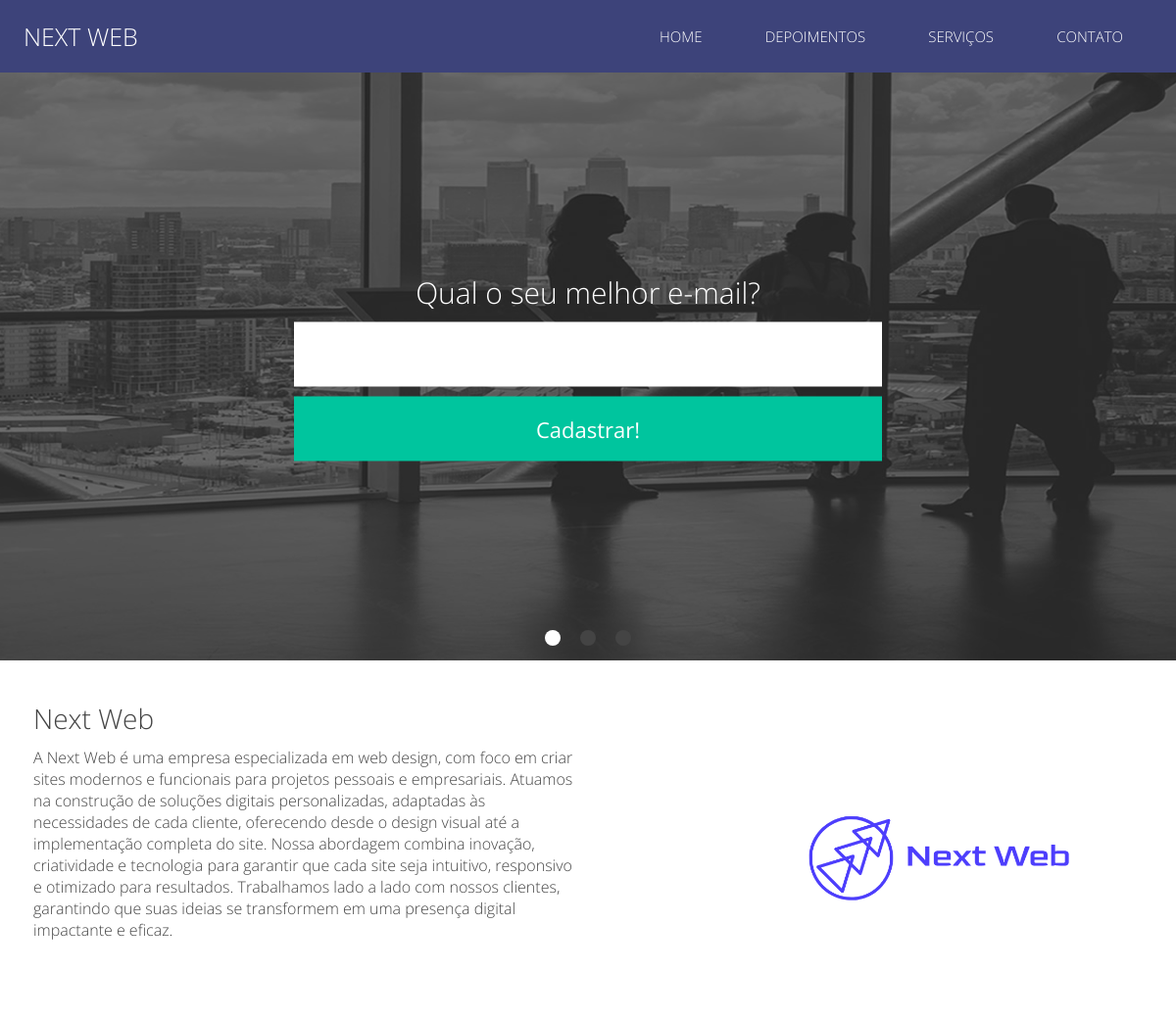
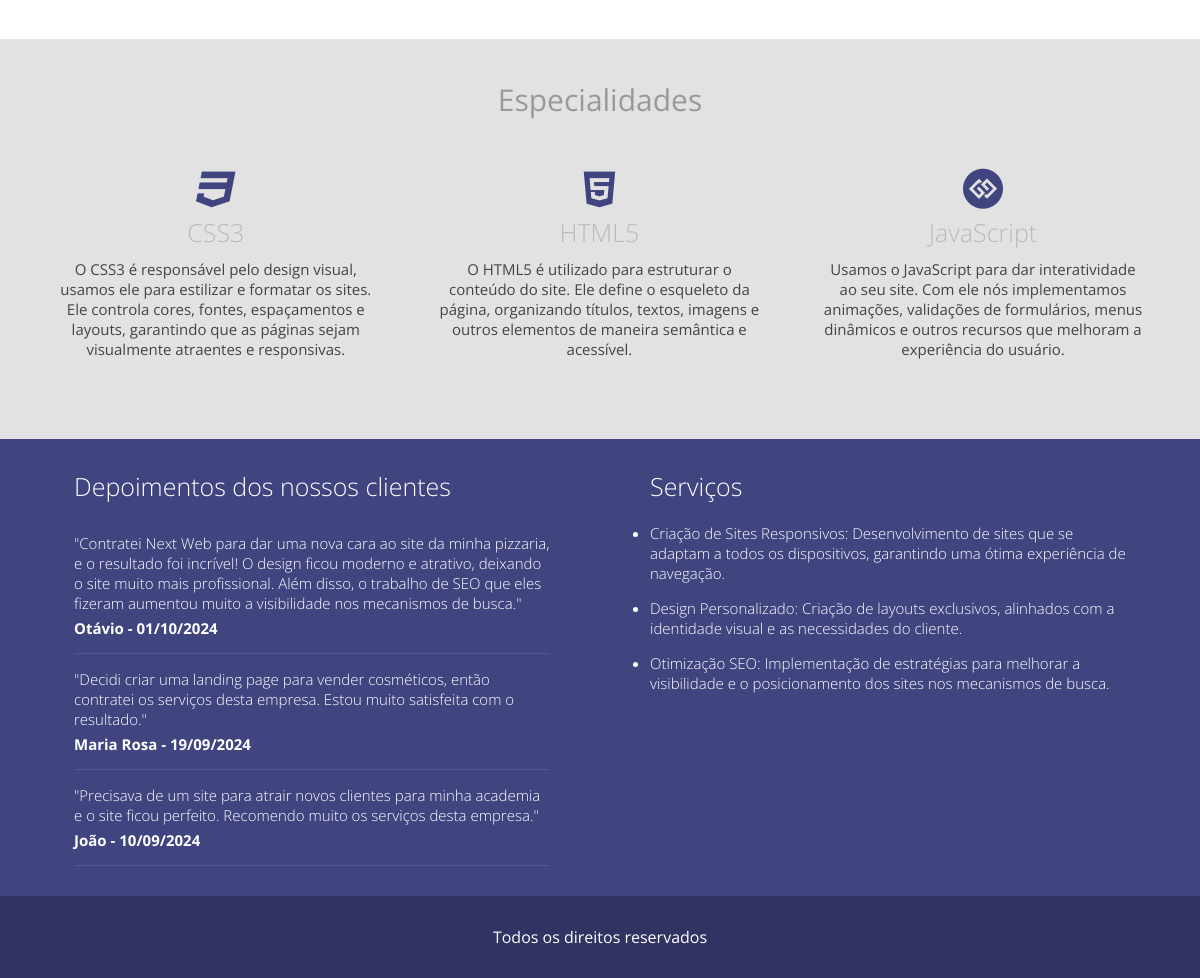
The page / on the database its author committed (2 pictures, top to bottom).
### classes/MySql.php (called while the page is built)
<?php
	class MySql{
		private static $pdo;
		public static function conectar(){
			if(self::$pdo == null){
				try{
				self::$pdo = new PDO('mysql:host='.HOST.';dbname='.DATABASE,USER,PASSWORD,array(PDO::MYSQL_ATTR_INIT_COMMAND => "SET NAMES utf8"));
				self::$pdo->setAttribute(PDO::ATTR_ERRMODE,PDO::ERRMODE_EXCEPTION);
				}catch(Exception $e){
					echo '<h2>Erro ao conectar</h2>';
				}
			}
			return self::$pdo;
		}
	}
?>

### pages/home.php (the view, shortened to what this page needs)
<section class="banner-container">
		<div class="center">
		<form method="post">
			<h2>Qual o seu melhor e-mail?</h2>
			<input type="email" name="email" required />
			<input type="submit" name="acao" value="Cadastrar!">
		</form>
		</div>
		<div class="bullets"></div>
</section>
	<section class="descricao-autor">
		<div class="center">
		<div class="w50 left">
			<h2><?php echo $infoSite['nome_autor']; ?></h2>
			<p><?php echo $infoSite['descricao']; ?></p>
		</div>
		<div class="w50 left">
			<img class="right" src="<?php echo INCLUDE_PATH; ?>images/Next_Web.png" />
		</div>
		</div>
	</section>
	<section class="especialidades">
		<div class="center">
			<h2 class="title">Especialidades</h2>
			<div class="w33 left box-especialidade">
					<h3><i class="<?php echo $infoSite['icone1']; ?>" aria-hidden="true"></i></h3>
					<h4>CSS3</h4>
					<p><?php echo $infoSite['descricao1']; ?></p>
			</div>
			<div class="w33 left box-especialidade">
				<h3><i class="<?php echo $infoSite['icone2']; ?>" aria-hidden="true"></i></h3>
				<h4>HTML5</h4>
				<p><?php echo $infoSite['descricao2']; ?></p>
			</div>
			<div class="w33 left box-especialidade">
				<h3><i class="<?php echo $infoSite['icone3']; ?>" aria-hidden="true"></i></h3>
				<h4>JavaScript</h4>
				<p><?php echo $infoSite['descricao3']; ?></p>
			</div>
		</div>
	</section>
	<section class="extras">
		<div class="center">
			<div id="depoimentos" class="w50 left depoimentos-container">
				<h2 class="title">Depoimentos dos nossos clientes</h2>
				<?php
					$sql = MySql::conectar()->prepare("SELECT * FROM `tb_site.depoimentos` ORDER BY order_id ASC LIMIT 3");
					$sql->execute();
					$depoimentos = $sql->fetchAll();
					foreach ($depoimentos as $key => $value) {
				?>
				<div class="depoimento-single">
					<p class="depoimento-descricao">"<?php echo $value['depoimento']; ?>"</p>
					<p class="nome-autor"><?php echo $value['nome']; ?> - <?php echo $value['data']; ?></p>
				</div>
				<?php } ?>
			</div>
			<div id="servicos" class="w50 left servicos-container">
				<h2 class="title">Serviços</h2>
				<div class="servicos">
				<ul>
					<?php
					$sql = MySql::conectar()->prepare("SELECT * FROM `tb_site.servicos` ORDER BY order_id ASC LIMIT 3");
					$sql->execute();
					$servicos = $sql->fetchAll();
					foreach ($servicos as $key => $value) {
					?>
					<li><?php echo $value['servico']; ?></li>
					<?php } ?>
				</ul>
				</div>
			</div>
		</div>
	</section>

### index.php (shortened to what this page needs)
<?php
	$infoSite = MySql::conectar()->prepare("SELECT * FROM `tb_site.config`");
	$infoSite->execute();
	$infoSite = $infoSite->fetch();
?>
<!DOCTYPE html>
<html>
<head>
	<link rel="stylesheet" href="<?php echo INCLUDE_PATH; ?>estilo/font-awesome.min.css">
	<link href="<?php echo INCLUDE_PATH; ?>estilo/style.css" rel="stylesheet" />
</head>
<body>
	<?php
		$url = isset($_GET['url']) ? $_GET['url'] : 'home';
	?>
	<header>
		<div class="center">
			<div class="logo left"><a href="/">Next Web</a></div>
			<nav class="desktop right">
				<ul>
					<li><a href="<?php echo INCLUDE_PATH; ?>">Home</a></li>
					<li><a href="<?php echo INCLUDE_PATH; ?>depoimentos">Depoimentos</a></li>
					<li><a href="<?php echo INCLUDE_PATH; ?>servicos">Serviços</a></li>
					<li><a realtime="contato" href="<?php echo INCLUDE_PATH; ?>contato">Contato</a></li>
				</ul>
			</nav>
		</div>
	</header>
	<div class="container-principal">
	<?php
		if(file_exists('pages/'.$url.'.php')){
			include('pages/'.$url.'.php');
		}
	?>
	</div>
	<footer <?php if(isset($pagina404) && $pagina404 == true) echo 'class="fixed"'; ?>>
		<div class="center">
			<p>Todos os direitos reservados</p>
		</div>
	</footer>
</body>
</html>

### estilo/style.css (style rules this page uses)
* { margin: 0; padding: 0; box-sizing: border-box; font-family: "Open Sans"; }
input { border-radius: 0; appearance: none; }
html,body { height: 100%; }
input { border:0; }
img { width: 100%; max-width: 400px; }
.center { max-width: 1280px; padding:0 2%; margin:0 auto; }
.w33 { width: 33.3%; padding: 0 10px; }
.w50 { padding:0 10px; width: 50%; }
.left { float: left; }
.right { float: right; }
header { padding:20px 0; background: #3D437A; }
header .logo { font-size: 25px; font-weight: 300; text-transform: uppercase; }
.logo a { text-decoration: none; color: white; }
nav.desktop ul { position: relative; top:6px; list-style-type: none; }
nav.desktop li { font-weight: 300; font-size: 15px; padding:0 30px; text-transform: uppercase; display: inline-block; }
nav.desktop a { color: white; text-decoration: none; }
section.banner-container { width: 100%; height: 600px; position: relative; }
section.banner-container form { width: 93%; max-width: 600px; z-index: 3; position: absolute; left: 50%; top:50%; transform:translate(-50%,-50%); -ms-transform:translate(-50%,-50%); }
section.banner-container form h2 { color: white; font-weight: 300; font-size: 30px; text-align: center; }
section.banner-container form input[type=email] { width: 100%; height: 66px; margin-top:10px; background: white; color: #333; font-size: 22px; padding-left: 10px; }
section.banner-container form input[type=submit] { width: 100%; height: 66px; margin-top:10px; background: #00C59E; color: white; cursor: pointer; font-size: 22px; border: 0; }
section.descricao-autor { padding:40px 0; }
section.descricao-autor h2 { font-size: 28px; font-weight: 300; color: #444; }
section.descricao-autor p { font-size: 16px; color: #444; font-weight: 300; margin-top:10px; }
section.especialidades { padding: 40px 0; background: #E2E2E2; }
section.especialidades h2.title { font-size: 30px; text-align: center; font-weight: 400; color: #999; }
.box-especialidade { margin:40px 0; padding: 0 30px; text-align: center; }
.box-especialidade h3 { color: #404580; font-size: 40px; }
.box-especialidade h4 { font-weight: 300; font-size: 25px; color: #BABABA; }
.box-especialidade p { color: #444; font-size: 15px; margin-top: 10px; }
section.extras { padding: 30px 0; background: #404580; }
.servicos-container,.depoimentos-container { padding: 0 50px; }
section.extras .title { color: white; font-weight: 300; font-size: 25px; margin-bottom: 15px; }
.depoimento-single { padding:15px 0; border-bottom: 1px solid #5056A0; }
p.depoimento-descricao { font-size: 15px; color: white; font-weight: 300; }
p.nome-autor { font-size: 15px; color: white; margin-top:5px; font-weight:bold; }
.servicos ul { margin:20px 0; }
.servicos li { margin-bottom: 15px; font-size: 15px; color: white; font-weight: 300; }
footer { background: #313462; padding: 30px 0; }
footer p { color: white; text-align: center; font-weight:400; font-size: 16px; }
body { overflow-x: hidden; }
.bullets { position: absolute; bottom: 10px; left: 50%; transform: translateX(-50%); z-index: 5; }

### rows shown on the page
tb_site.config: nome_autor "Next Web", descricao "A Next Web é uma empresa especializada em web design, com foco em criar sites modernos e funcionais para projetos pessoais e empresariais. Atuamos na construção de soluções digitais personalizadas, adaptadas às necessidades de cada cliente, oferecendo desde o design visual até a implementação completa do site. Nossa abordagem combina inovação, criatividade e tecnologia para garantir que cada site seja intuitivo, responsivo e otimizado para resultados. Trabalhamos lado a lado com nossos clientes, garantindo que suas ideias se transformem em uma presença digital impactante e eficaz.", descricao1 "O CSS3 é responsável pelo design visual, usamos ele para estilizar e formatar os sites. Ele controla cores, fontes, espaçamentos e layouts, garantindo que as páginas sejam visualmente atraentes e responsivas.", descricao2 "O HTML5 é utilizado para estruturar o conteúdo do site. Ele define o esqueleto da página, organizando títulos, textos, imagens e outros elementos de maneira semântica e acessível.", descricao3 "Usamos o JavaScript para dar interatividade ao seu site. Com ele nós implementamos animações, validações de formulários, menus dinâmicos e outros recursos que melhoram a experiência do usuário."
tb_site.depoimentos: depoimento "Contratei Next Web para dar uma nova cara ao site da minha pizzaria, e o resultado foi incrível! O design ficou moderno e atrativo, deixando o site muito mais profissional. Além disso, o trabalho de SEO que eles fizeram aumentou muito a visibilidade nos mecanismos de busca.", nome "Otávio", data "01/10/2024"
tb_site.depoimentos: depoimento "Decidi criar uma landing page para vender cosméticos, então contratei os serviços desta empresa. Estou muito satisfeita com o resultado.", nome "Maria Rosa", data "19/09/2024"
tb_site.depoimentos: depoimento "Precisava de um site para atrair novos clientes para minha academia e o site ficou perfeito. Recomendo muito os serviços desta empresa.", nome "João", data "10/09/2024"
tb_site.servicos: servico "Criação de Sites Responsivos: Desenvolvimento de sites que se adaptam a todos os dispositivos, garantindo uma ótima experiência de navegação."
tb_site.servicos: servico "Design Personalizado: Criação de layouts exclusivos, alinhados com a identidade visual e as necessidades do cliente."
tb_site.servicos: servico "Otimização SEO: Implementação de estratégias para melhorar a visibilidade e o posicionamento dos sites nos mecanismos de busca."
